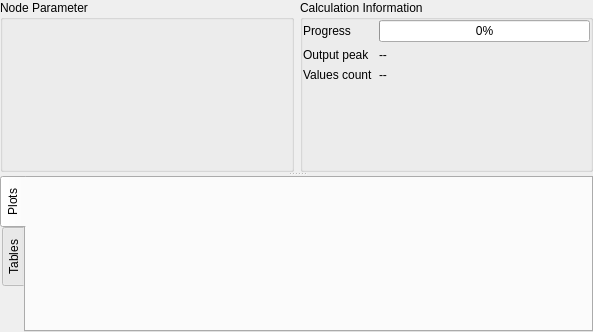
<?xml version="1.0" encoding="UTF-8"?>
<ui version="4.0">
 <class>ReosHydraulicHydrographJunctionPropertiesWidget</class>
 <widget class="QWidget" name="ReosHydraulicHydrographJunctionPropertiesWidget">
  <property name="geometry">
   <rect>
    <x>0</x>
    <y>0</y>
    <width>593</width>
    <height>332</height>
   </rect>
  </property>
  <property name="windowTitle">
   <string>Form</string>
  </property>
  <layout class="QVBoxLayout" name="verticalLayout">
   <property name="leftMargin">
    <number>0</number>
   </property>
   <property name="topMargin">
    <number>0</number>
   </property>
   <property name="rightMargin">
    <number>0</number>
   </property>
   <property name="bottomMargin">
    <number>0</number>
   </property>
   <item>
    <widget class="QSplitter" name="splitter">
     <property name="orientation">
      <enum>Qt::Vertical</enum>
     </property>
     <widget class="QWidget" name="mNodeWidget" native="true">
      <layout class="QGridLayout" name="gridLayout" columnstretch="1,1">
       <property name="leftMargin">
        <number>0</number>
       </property>
       <property name="topMargin">
        <number>0</number>
       </property>
       <property name="rightMargin">
        <number>0</number>
       </property>
       <property name="bottomMargin">
        <number>0</number>
       </property>
       <item row="0" column="0">
        <widget class="QGroupBox" name="mGroupBoxParameters">
         <property name="title">
          <string>Node Parameter</string>
         </property>
         <layout class="QVBoxLayout" name="verticalLayout_2"/>
        </widget>
       </item>
       <item row="0" column="1">
        <widget class="QGroupBox" name="groupBox">
         <property name="title">
          <string>Calculation Information</string>
         </property>
         <layout class="QGridLayout" name="gridLayout_2">
          <property name="leftMargin">
           <number>0</number>
          </property>
          <property name="topMargin">
           <number>0</number>
          </property>
          <property name="rightMargin">
           <number>0</number>
          </property>
          <property name="bottomMargin">
           <number>0</number>
          </property>
          <item row="2" column="0">
           <widget class="QLabel" name="label_3">
            <property name="text">
             <string>Values count</string>
            </property>
           </widget>
          </item>
          <item row="0" column="0">
           <widget class="QLabel" name="label">
            <property name="text">
             <string>Progress</string>
            </property>
           </widget>
          </item>
          <item row="1" column="1">
           <widget class="QLabel" name="mLabelPeak">
            <property name="text">
             <string>--</string>
            </property>
           </widget>
          </item>
          <item row="1" column="0">
           <widget class="QLabel" name="label_2">
            <property name="text">
             <string>Output peak</string>
            </property>
           </widget>
          </item>
          <item row="0" column="1">
           <widget class="QProgressBar" name="mProgressBar">
            <property name="value">
             <number>0</number>
            </property>
            <property name="invertedAppearance">
             <bool>false</bool>
            </property>
           </widget>
          </item>
          <item row="2" column="1">
           <widget class="QLabel" name="mLabelValueCount">
            <property name="text">
             <string>--</string>
            </property>
           </widget>
          </item>
          <item row="3" column="1">
           <spacer name="verticalSpacer">
            <property name="orientation">
             <enum>Qt::Vertical</enum>
            </property>
            <property name="sizeHint" stdset="0">
             <size>
              <width>20</width>
              <height>40</height>
             </size>
            </property>
           </spacer>
          </item>
         </layout>
        </widget>
       </item>
      </layout>
     </widget>
     <widget class="QTabWidget" name="mTabResult">
      <property name="tabPosition">
       <enum>QTabWidget::West</enum>
      </property>
      <property name="tabShape">
       <enum>QTabWidget::Rounded</enum>
      </property>
      <property name="currentIndex">
       <number>0</number>
      </property>
      <widget class="QWidget" name="tab">
       <attribute name="title">
        <string>Plots</string>
       </attribute>
       <layout class="QVBoxLayout" name="verticalLayout_6">
        <property name="leftMargin">
         <number>5</number>
        </property>
        <property name="topMargin">
         <number>5</number>
        </property>
        <property name="rightMargin">
         <number>5</number>
        </property>
        <property name="bottomMargin">
         <number>5</number>
        </property>
        <item>
         <widget class="ReosPlotWidget" name="mPlotWidget" native="true"/>
        </item>
       </layout>
      </widget>
      <widget class="QWidget" name="tab_2">
       <attribute name="title">
        <string>Tables</string>
       </attribute>
       <layout class="QVBoxLayout" name="verticalLayout_3" stretch="1">
        <property name="leftMargin">
         <number>0</number>
        </property>
        <property name="topMargin">
         <number>0</number>
        </property>
        <property name="rightMargin">
         <number>0</number>
        </property>
        <property name="bottomMargin">
         <number>0</number>
        </property>
        <item>
         <widget class="ReosTimeSeriesVariableTimeStepReadOnlyTablesView" name="mHydrographTabsWidget" native="true"/>
        </item>
       </layout>
      </widget>
     </widget>
    </widget>
   </item>
  </layout>
 </widget>
 <customwidgets>
  <customwidget>
   <class>ReosPlotWidget</class>
   <extends>QWidget</extends>
   <header>reosplotwidget.h</header>
   <container>1</container>
  </customwidget>
  <customwidget>
   <class>ReosTimeSeriesVariableTimeStepReadOnlyTablesView</class>
   <extends>QWidget</extends>
   <header>reostimeseriesvariabletimestepreadonlymodel.h</header>
   <container>1</container>
  </customwidget>
 </customwidgets>
 <resources/>
 <connections/>
</ui>
